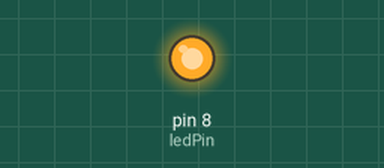
Recording of a sketch running on a simulated Arduino Uno, built with avr-gcc and run on an emulated ATmega328P. Shown: output pins drawn as LEDs (lit = HIGH).

Above: at 5.0 s.
At 15.0 s:
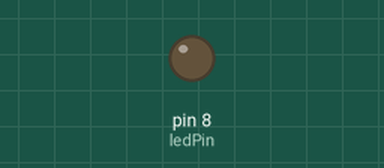
Timing chart, 0 to 26.0 s (numbered marks = the images above):
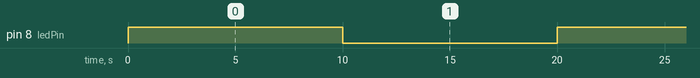

Measured:
- by itself, pin 8 (ledPin): alternates HIGH for 10.0 s and LOW for 10.0 s

The sketch:

LedTurnOnOff.ino
```cpp
int ledPin = 8; //El pasador del led

void setup() {
  pinMode(ledPin, OUTPUT); //Inicializar LED_BUILTIN pin digital como salida
}

void loop() {
  digitalWrite (ledPin, HIGH); //Enciende el Led (High es el nivel de voltaje)
  delay(10000); //Espera un segundo
  digitalWrite (ledPin, LOW); //Apagar el led haciendo el voltaje LOW
  delay(10000);
}
```
